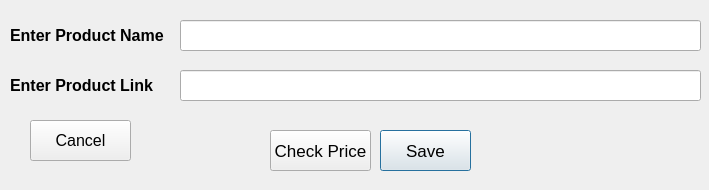
<?xml version="1.0" encoding="UTF-8"?>
<ui version="4.0">
 <class>Dialog</class>
 <widget class="QDialog" name="Dialog">
  <property name="geometry">
   <rect>
    <x>0</x>
    <y>0</y>
    <width>709</width>
    <height>190</height>
   </rect>
  </property>
  <property name="windowTitle">
   <string>Add Product</string>
  </property>
  <property name="styleSheet">
   <string notr="true"/>
  </property>
  <widget class="QPushButton" name="Save">
   <property name="geometry">
    <rect>
     <x>380</x>
     <y>130</y>
     <width>91</width>
     <height>41</height>
    </rect>
   </property>
   <property name="font">
    <font>
     <pointsize>13</pointsize>
    </font>
   </property>
   <property name="text">
    <string>Save</string>
   </property>
  </widget>
  <widget class="QLineEdit" name="PName">
   <property name="geometry">
    <rect>
     <x>180</x>
     <y>20</y>
     <width>521</width>
     <height>31</height>
    </rect>
   </property>
  </widget>
  <widget class="QLineEdit" name="PLink">
   <property name="geometry">
    <rect>
     <x>180</x>
     <y>70</y>
     <width>521</width>
     <height>31</height>
    </rect>
   </property>
  </widget>
  <widget class="QLabel" name="label">
   <property name="geometry">
    <rect>
     <x>10</x>
     <y>70</y>
     <width>161</width>
     <height>31</height>
    </rect>
   </property>
   <property name="font">
    <font>
     <pointsize>12</pointsize>
     <weight>75</weight>
     <bold>true</bold>
    </font>
   </property>
   <property name="text">
    <string>Enter Product Link</string>
   </property>
  </widget>
  <widget class="QLabel" name="label_2">
   <property name="geometry">
    <rect>
     <x>10</x>
     <y>20</y>
     <width>171</width>
     <height>31</height>
    </rect>
   </property>
   <property name="font">
    <font>
     <pointsize>12</pointsize>
     <weight>75</weight>
     <bold>true</bold>
    </font>
   </property>
   <property name="text">
    <string>Enter Product Name</string>
   </property>
  </widget>
  <widget class="QPushButton" name="CheckPrice">
   <property name="geometry">
    <rect>
     <x>270</x>
     <y>130</y>
     <width>101</width>
     <height>41</height>
    </rect>
   </property>
   <property name="font">
    <font>
     <pointsize>13</pointsize>
    </font>
   </property>
   <property name="text">
    <string>Check Price</string>
   </property>
  </widget>
  <widget class="QLabel" name="Price">
   <property name="geometry">
    <rect>
     <x>180</x>
     <y>110</y>
     <width>161</width>
     <height>16</height>
    </rect>
   </property>
   <property name="text">
    <string/>
   </property>
  </widget>
  <widget class="QPushButton" name="Cancel">
   <property name="geometry">
    <rect>
     <x>30</x>
     <y>120</y>
     <width>101</width>
     <height>41</height>
    </rect>
   </property>
   <property name="font">
    <font>
     <pointsize>12</pointsize>
    </font>
   </property>
   <property name="text">
    <string>Cancel</string>
   </property>
  </widget>
 </widget>
 <resources/>
 <connections/>
</ui>
